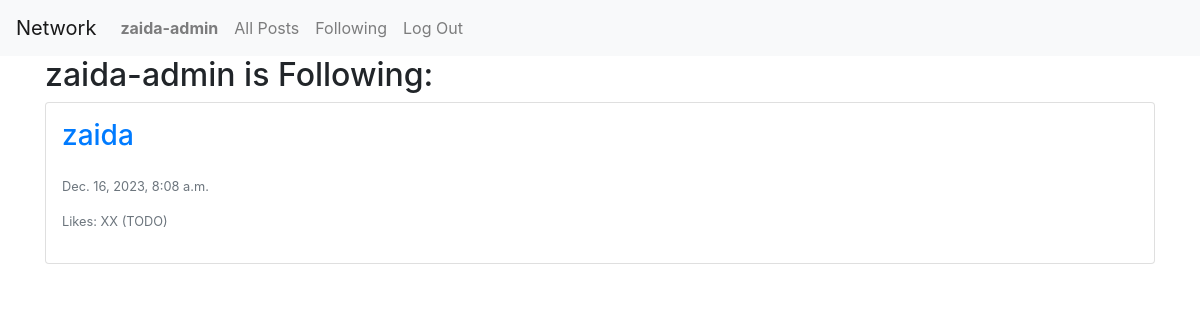
The page /following (signed in) on the database its author committed.
### network/models.py (models this page shows, shortened)
class User(AbstractUser):
    pass

class Post(models.Model):
    author= models.ForeignKey("User", on_delete=models.CASCADE, related_name='posts')
    content = models.CharField(max_length=300)
    timestamp = models.DateTimeField(auto_now_add=True)
    like = models.IntegerField(default=0)

### network/views.py (the view)
# urls.py: path("following", views.following, name="following"),
def following(request):
    current_user = User.objects.get(pk=request.user.id)
    followingUsers = Follower.objects.filter(follower=current_user)
    posts_list = Post.objects.all().order_by('id').reverse()
    follPosts = []
    for post in posts_list:
        for person in followingUsers:
            if person.followed == post.author:
                follPosts.append(post)
    paginator = Paginator(follPosts, 10)
    page_number = request.GET.get('page')
    page_obj = paginator.get_page(page_number)
    return render(request, "network/following.html", {
        'page_obj': page_obj,
        'username': current_user,
    })

### network/templates/network/following.html (shortened to what this page needs)
{% extends "network/layout.html" %} {% load static %} {% block body %}
<h2>{{ username }} is Following:</h2>
  <div id="all-posts">
    {% for post in page_obj %}
    <div class="card mb-2 p-3">
    <h3>
      <a href="{% url 'profile' user_id=post.author.id %}"
        >{{ post.author }}</a
      >
    </h3>
      <p class="text-secondary lh-1 small">{{ post.timestamp }}</p>
      <p class="text-secondary lh-1 small">Likes: XX (TODO)</p>
    </div>
    {% empty %}
    <h3>Not following any users yet</h3>
    {% endfor %}
  </div>
</div>
{% endblock %}

### network/templates/network/layout.html (shortened to what this page needs)
{% load static %}
<!DOCTYPE html>
<html lang="en">
  <head>
    <link
      rel="stylesheet"
      href="https://stackpath.bootstrapcdn.com/bootstrap/4.4.1/css/bootstrap.min.css"
    />
    <link href="{% static 'network/styles.css' %}" rel="stylesheet" />
    <link
      rel="stylesheet"
      href="https://cdnjs.cloudflare.com/ajax/libs/font-awesome/4.7.0/css/font-awesome.min.css"
    />
  </head>
  <body>
    <nav class="navbar navbar-expand-lg navbar-light bg-light">
      <a class="navbar-brand" href="{% url 'index' %}">Network</a>
      <div>
        <ul class="navbar-nav mr-auto">
          {% if user.is_authenticated %}
          <li class="nav-item">
            <a class="nav-link" href="{% url 'profile' user_id=user.id %}"
              ><strong>{{ user.username }}</strong></a
            >
          </li>
          {% endif %}
          <li class="nav-item">
            <a class="nav-link" href="{% url 'index' %}">All Posts</a>
          </li>
          {% if user.is_authenticated %}
          <li class="nav-item">
            <a class="nav-link" href="{% url 'following' %}">Following</a>
          </li>
          <li class="nav-item">
            <a class="nav-link" href="{% url 'logout' %}">Log Out</a>
          </li>
          {% endif %}
        </ul>
      </div>
    </nav>
    <div class="container">
      <div class="body">{% block body %} {% endblock %}</div>
  </body>
</html>

### rows shown on the page
User: username "zaida-admin"
Post: author "zaida", timestamp "Dec. 16, 2023, 8:08 a.m."
